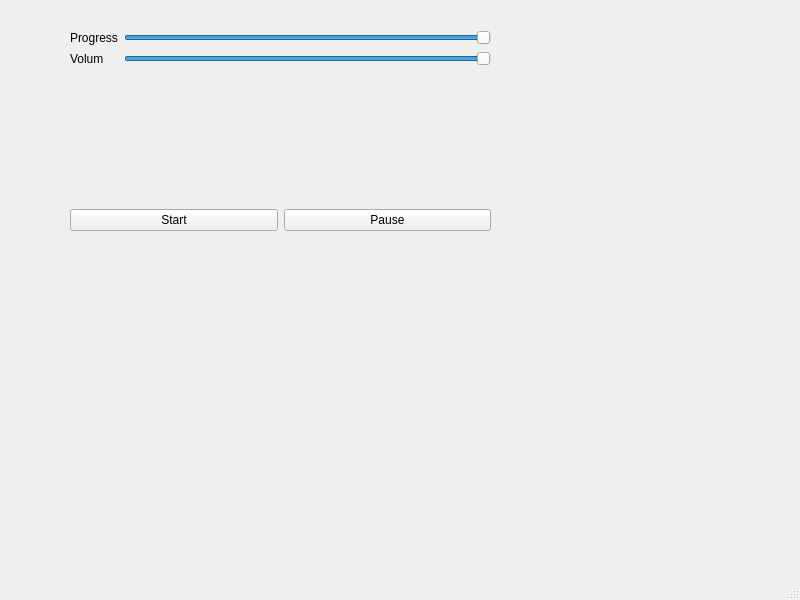
<?xml version="1.0" encoding="UTF-8"?>
<ui version="4.0">
 <class>dialog</class>
 <widget class="QMainWindow" name="dialog">
  <property name="geometry">
   <rect>
    <x>0</x>
    <y>0</y>
    <width>800</width>
    <height>600</height>
   </rect>
  </property>
  <property name="windowTitle">
   <string>dialog</string>
  </property>
  <widget class="QWidget" name="centralwidget">
   <widget class="QWidget" name="">
    <property name="geometry">
     <rect>
      <x>70</x>
      <y>30</y>
      <width>421</width>
      <height>201</height>
     </rect>
    </property>
    <layout class="QVBoxLayout" name="verticalLayout">
     <item>
      <layout class="QFormLayout" name="formLayout">
       <item row="0" column="0">
        <widget class="QLabel" name="label">
         <property name="text">
          <string>Progress</string>
         </property>
        </widget>
       </item>
       <item row="0" column="1">
        <widget class="QSlider" name="sliderProgrss">
         <property name="value">
          <number>99</number>
         </property>
         <property name="orientation">
          <enum>Qt::Horizontal</enum>
         </property>
        </widget>
       </item>
       <item row="1" column="0">
        <widget class="QLabel" name="label_2">
         <property name="text">
          <string>Volum</string>
         </property>
        </widget>
       </item>
       <item row="1" column="1">
        <widget class="QSlider" name="sliderVolum">
         <property name="value">
          <number>99</number>
         </property>
         <property name="orientation">
          <enum>Qt::Horizontal</enum>
         </property>
        </widget>
       </item>
      </layout>
     </item>
     <item>
      <layout class="QHBoxLayout" name="horizontalLayout">
       <item>
        <widget class="QPushButton" name="pushButton">
         <property name="text">
          <string>Start</string>
         </property>
        </widget>
       </item>
       <item>
        <widget class="QPushButton" name="pushButton_2">
         <property name="text">
          <string>Pause</string>
         </property>
        </widget>
       </item>
      </layout>
     </item>
    </layout>
   </widget>
  </widget>
  <widget class="QMenuBar" name="menubar">
   <property name="geometry">
    <rect>
     <x>0</x>
     <y>0</y>
     <width>800</width>
     <height>22</height>
    </rect>
   </property>
  </widget>
  <widget class="QStatusBar" name="statusbar"/>
 </widget>
 <resources/>
 <connections/>
</ui>
